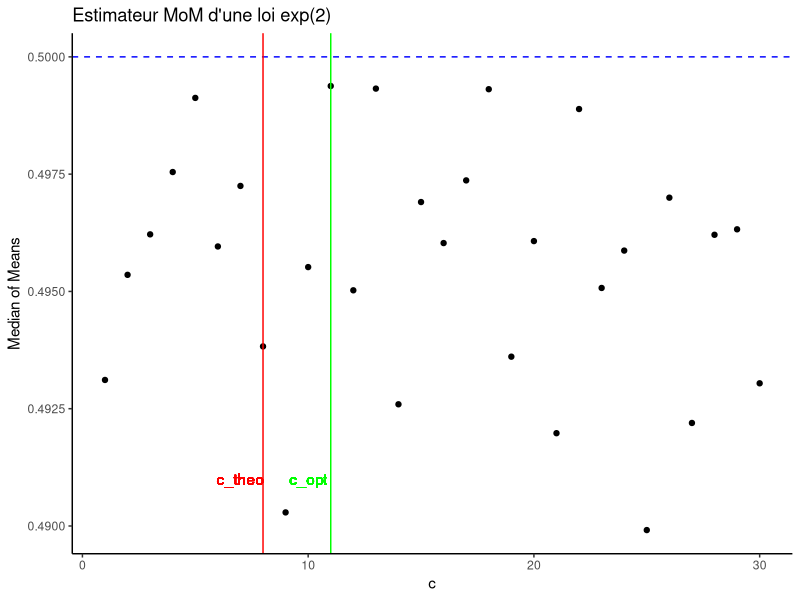
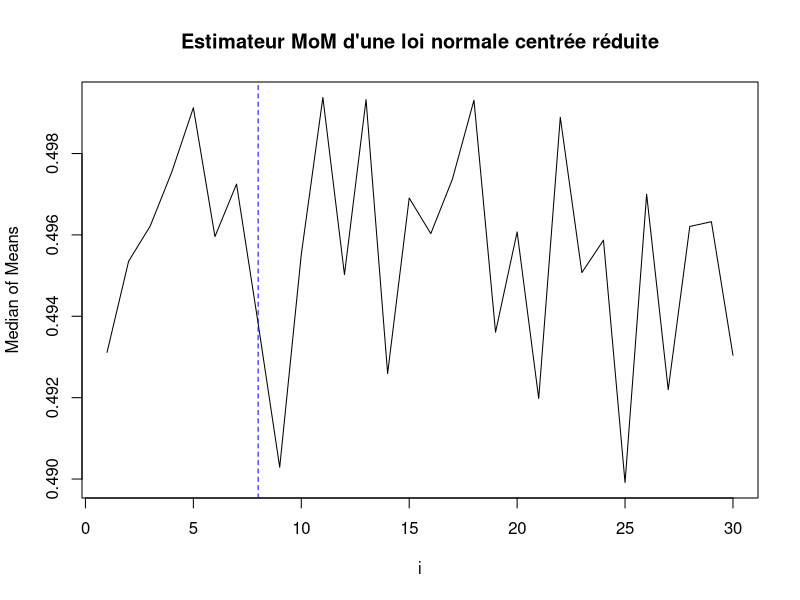
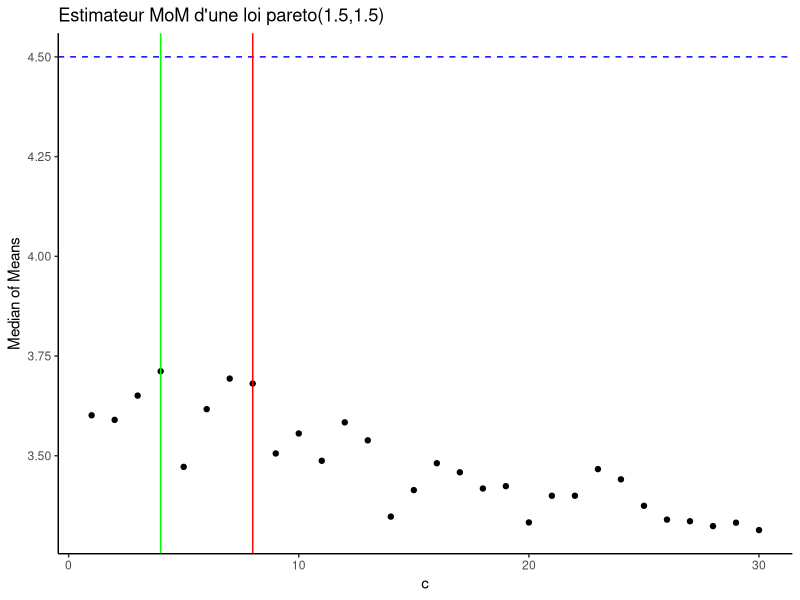
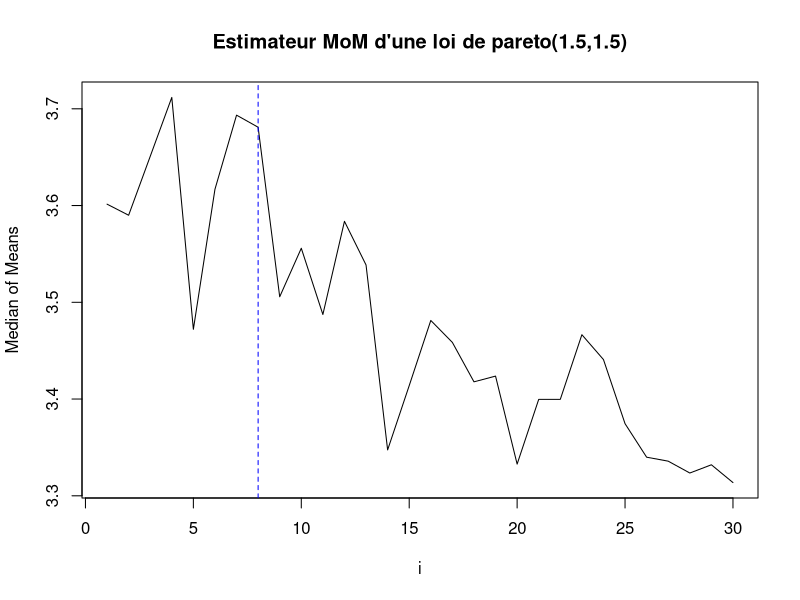

These charts were generated, in order, by the following R code: (Note: this script raises an error after producing the figures.)
## ---- chunk 1
knitr::opts_chunk$set(echo = TRUE)
## ---- chunk 2
set.seed(1234)
## ---- chunk 3
median_of_means <- function(X, n) {
  if (n > length(X)) {
    n <- ceiling(length(X) / 2)
  }
  indic <- rep(1:n, each = floor(length(X) / n))
  indic <- sample(indic)
  moyennes <- sapply(1:n, function(block) mean(X[indic == block]))
  return(median(moyennes))
}
## ---- chunk 4
rob_median_of_means <- function(X, n, l) {
  res <- replicate(l, median_of_means(X, n))
  return(mean(res))
}
## ---- chunk 5
M=0
population1=rnorm(1000,M,3)
c(median_of_means(population1, 10),mean(population1),(mean(population1) - median_of_means(population1, 10)) ^ 2)

## ---- chunk 6
c(rob_median_of_means(population1, 10, 20),mean(population1),(mean(population1) - rob_median_of_means(population1, 10, 20)) ^ 2)
## ---- chunk 7
population2=rnorm(1000,4,1)
c(median_of_means(population2, 10),mean(population2),(mean(population2) - median_of_means(population2, 10)) ^ 2)
## ---- chunk 8
c(rob_median_of_means(population2, 10, 20),mean(population2),(mean(population2) - rob_median_of_means(population2, 10, 20)) ^ 2)
## ---- chunk 9
population3=rt(1000, df=5)
c(median_of_means(population3, 10),mean(population3),(mean(population3) - median_of_means(population3, 10)) ^ 2)
## ---- chunk 10
c(rob_median_of_means(population3, 10, 20),mean(population3),(mean(population3) - rob_median_of_means(population3, 10, 20)) ^ 2)
## ---- chunk 11
median_of_means_opt <- function(X, alpha=0.025) {
  n=length(X)
  k <- (trunc(8*log(1/alpha)))
  m <- n/k
  indic <- rep(1:k, each = m)
  moyennes <- sapply(1:k, function(block) mean(X[indic == block]))
  return(median(moyennes))
}

rob_median_of_means_opt <- function(X, alpha=0.025, l) {
  res <- replicate(l, median_of_means_opt(X, alpha))
  return(mean(res))
}
## ---- chunk 12
library("ggplot2")
median_of_means_opt3 <- function(X, alpha, i) {
  n <- length(X)
  k <- trunc(i * log(1/alpha))
  m <- n / k
  indic <- rep(1:k, each = m)
  sample(indic)
  moyennes <- sapply(1:k, function(block) mean(X[indic == block]))
  return(median(moyennes))
}

population1 <- rexp(10000, 2)
alpha <- 0.025
i_values <- 1:30
median_values <- sapply(i_values, function(i) median_of_means_opt3(population1, alpha, i))
data=as.data.frame(cbind(i_values,median_values))
ggplot(data = data, aes(x = i_values, y = median_values)) +
  geom_point() +
  geom_hline(yintercept = 1/2, linetype = "dashed", color = "blue") +
  geom_vline(xintercept = 8, color = "red") +
  geom_vline(xintercept = i_values[which.min(abs(median_values - 0.5))], color = "green") +
  labs(x = "c", y = "Median of Means", title = "Estimateur MoM d'une loi exp(2)") +
  geom_text(x = 7, y = 0.491, label = "c_theo", color = "red", vjust = 0.5) +
  geom_text(x = i_values[which.min(abs(median_values - 0.5))]-1, y = 0.491, label = "c_opt", color = "green", vjust = 0.5) +
  theme_classic()
plot(x = i_values, y = median_values, type = "l", xlab = "i", ylab = "Median of Means", main ="Estimateur MoM d'une loi normale centrée réduite")
abline(h=1/2, col='red')
abline(v=8, lty=2, col='blue')
## ---- chunk 13
library("VGAM")
population2 <- rpareto(1000, 1.5, 1.5)
alpha <- 0.025
i_values <- 1:30
median_values <- sapply(i_values, function(i) median_of_means_opt3(population2, alpha, i))
data=as.data.frame(cbind(i_values,median_values))
ggplot(data = data, aes(x = i_values, y = median_values)) +
  geom_point() +
  geom_hline(yintercept = 4.5, linetype = "dashed", color = "blue") +
  geom_vline(xintercept = 8, color = "red") +
  geom_vline(xintercept = i_values[which.min(abs(median_values - 4.5))], color = "green") +
  labs(x = "c", y = "Median of Means", title = "Estimateur MoM d'une loi pareto(1.5,1.5)") +
  geom_text(x = 7, y = 0.491, label = "c_theo", color = "red", vjust = 0.5) +
  geom_text(x = i_values[which.min(abs(median_values - 4.5))]-1, y = 0.491, label = "c_opt", color = "green", vjust = 0.5) +
  theme_classic()
plot(x = i_values, y = median_values, type = "l", xlab = "i", ylab = "Median of Means", main ="Estimateur MoM d'une loi de pareto(1.5,1.5)")
abline(h=4.5, col='red')
abline(v=8, lty=2, col='blue')
print(i_values[which.min(abs(median_values - 4.5))])
## ---- chunk 14
alpha=0.025
population1=rnorm(1000,0,3)
#c(median_of_means_opt(population1, alpha),mean(population1),(mean(population1) - median_of_means_opt(population1, alpha)) ^ 2)
IC=c(median_of_means_opt(population1)-2.24*sqrt(var(population1)/length(population1)),median_of_means_opt(population1),median_of_means_opt(population1)+2.24*sqrt(var(population1)/length(population1)))
IC
taille=IC[3]-IC[1]
taille
## ---- chunk 15
c(rob_median_of_means_opt(population1, alpha, 20),mean(population1),(mean(population1) - rob_median_of_means_opt(population1, alpha, 20)) ^ 2)
## ---- chunk 16
alpha=0.025
c(median_of_means_opt(population3, alpha),mean(population3),(mean(population3) - median_of_means_opt(population3, alpha)) ^ 2)

c(rob_median_of_means_opt(population3, alpha, 20),mean(population3),(mean(population3) - rob_median_of_means_opt(population3, alpha, 20)) ^ 2)
## ---- chunk 17
bootstrap_IC <- function(data, alpha=0.025, R=1000) {
  bootstrap_estimates <- replicate(R, {
    sample_data <- sample(data, replace = TRUE)
    median_of_means_opt(sample_data, alpha)
  })
  
  lower_bound <- quantile(bootstrap_estimates, 0.025)
  upper_bound <- quantile(bootstrap_estimates, 0.975)
  
  return(c(lower_bound, upper_bound))
}

population1 <- rnorm(1000, 0, 3)


ci <- bootstrap_IC(population4)
ci2 <- bootstrap_IC(population5)
taille <- abs(ci[2]-ci[1])
taille2 <- abs(ci2[2]-ci2[1])

ci2
taille2  

ci
taille
## ---- chunk 18
population4=rlnorm(n = 100000, meanlog = 0, sdlog = 1)
c(median_of_means_opt(population4, alpha),mean(population4),(mean(population4) - median_of_means_opt(population4, alpha)) ^ 2)
#IC=c(median_of_means_opt(population4)-2.24*sqrt(var(population4)/length(population4)),median_of_means_opt(population4#),median_of_means_opt(population4)+2.24*sqrt(var(population4)/length(population4)))
#IC
#taille=IC[3]-IC[1]
#taille
## ---- chunk 19
population5=rweibull(n = 1000, shape = 0.5)
c(median_of_means_opt(population5, alpha),mean(population5),(mean(population5) - median_of_means_opt(population5, alpha)) ^ 2)
## ---- chunk 20
population_rd1=sample(x = -2:10, size = 1000, replace = TRUE, prob=NULL)
c(median_of_means(population_rd1, 10),mean(population_rd1),(mean(population_rd1) - median_of_means(population_rd1, 10)) ^ 2)
## ---- chunk 21
c(rob_median_of_means(population_rd1, 10, 20),mean(population_rd1),(mean(population_rd1) - rob_median_of_means(population_rd1, 10, 20)) ^ 2)
## ---- chunk 22
population_rd2=sample(x = X(-1,1, by=0.001), size = 1000, replace = TRUE, prob=NULL)
c(median_of_means(population_rd2, alpha),mean(population_rd2),(mean(population_rd2) - median_of_means(population_rd2, alpha)) ^ 2)
## ---- chunk 23
c(rob_median_of_means(population_rd2, alpha, 20),mean(population_rd2),(mean(population_rd2) - rob_median_of_means(population_rd2, alpha, 20)) ^ 2)
## ---- chunk 24
c(median_of_means_opt(population_rd1, alpha),mean(population_rd1),(mean(population_rd1) - median_of_means_opt(population_rd1, alpha)) ^ 2)
## ---- chunk 25
c(rob_median_of_means_opt(population_rd1, 10, 20),mean(population_rd1),(mean(population_rd1) - rob_median_of_means_opt(population_rd1, 10, 20)) ^ 2)
## ---- chunk 26
c(median_of_means_opt(population_rd2, 10),mean(population_rd2),(mean(population_rd2) - median_of_means_opt(population_rd2, 10)) ^ 2)
## ---- chunk 27
c(rob_median_of_means_opt(population_rd2, 10, 20),mean(population_rd2),(mean(population_rd2) - rob_median_of_means_opt(population_rd2, 10, 20)) ^ 2)
## ---- chunk 28
population_rd3 <- sample(c(runif(1000, -1, 1), 50), 1000, replace = TRUE)
c(median_of_means_opt(population_rd2, 10),mean(population_rd2),(mean(population_rd2) - median_of_means_opt(population_rd2, 10)) ^ 2)
## ---- chunk 29
c(rob_median_of_means_opt(population_rd2, 10, 20),mean(population_rd2),(mean(population_rd2) - rob_median_of_means_opt(population_rd2, 10, 20)) ^ 2)
## ---- chunk 30
x <- X(from = 0.01, to = 1, by = 0.001)
y <- trunc(8 * log(1 / x))

plot(x = x, y = y, type = "l", col = "blue", ylim = c(0, 40), 
     main = "nombre de blocks en fonction de la valeur de alpha", xlab = "valeur de alpha", ylab = "nb de blocks")

## ---- chunk 31
median_of_means_opt2 <- function(X, alpha=0.025) {
  n=length(X)
  k <- (trunc(8*log(1/alpha)))
  m <- n/k
  indic <- rep(1:k, each = m)
  indic <- sample(indic)
  moyennes <- sapply(1:k, function(block) mean(X[indic == block]))
  return(median(moyennes))
}

plot_intervalle <- function(X) {
  alpha <- 0.025
  n <- length(X)
  k <- trunc(8 * log(1 / alpha))
  m <- n / k
  sigma <- 1
  
  Y <- matrix(NA, nrow = 10000, ncol = 5)
  
  for (i in 1:10000) {
    hat_mu <- median_of_means_opt2(X)
    
    y_min <- hat_mu - sigma * sqrt((32*log(1/alpha))/n)
    y_max <- hat_mu + sigma * sqrt((32*log(1/alpha))/n)
    
    taille=y_max-y_min
    
    Y[i, ] <- c(hat_mu,y_min, y_max, taille, abs(hat_mu-1))
  }
  
  plot(Y[, 2], type = "l", ylim = range(Y), col = "blue", main = "Intervalles de confiance", xlab = "Index", ylab = "Valeurs")
  points(Y[, 3], type = "l", col="blue")
  abline(h = hat_mu, col = "red")
  Y=as.data.frame(Y)
  names(Y) <- c("MoM", "y_min", "y_max", "taille", "MoM-mean")
  print(Y)
  print(sigma*sqrt((32*log(1/alpha))/n))
  print(sum(Y[, 5] <=sigma*sqrt((32*log(1/alpha))/n)))
}
X1=rexp(n = 1000, rate=1)
X2=rweibull(n = 1000, shape = 0.5)
plot_intervalle(X1)
plot_intervalle(X2)
## ---- chunk 32
median_of_means <- function(X, k) {
  n=length(X)
  if (k > n) {
    k <- ceiling(length(X) / 2)
  }
  indic <- rep(1:k, each = floor(n / k))
  indic <- sample(indic)
  moyennes <- sapply(1:k, function(block) mean(X[indic == block]))
  return(median(moyennes))
}


plot_int=function(X,k){
  alpha <- 0.025
  n <- length(X)
  m <- trunc(n / k)
  sigma <- sqrt(var(X))
  
  Y <- matrix(NA, nrow = 10000, ncol = 5)
  for (i in 1:10000) {
    hat_mu <- median_of_means(X,k)
    
    y_min <- hat_mu - sigma * sqrt(4/m)
    y_max <- hat_mu + sigma * sqrt(4/m)
    
    taille=y_max-y_min
    
    Y[i, ] <- c(hat_mu,y_min, y_max, taille, abs(hat_mu-mean(X)))
  }
  
  plot(Y[, 2], type = "l", ylim = range(Y), col = "blue", main = "Intervalles de confiance", xlab = "Index", ylab = "Valeurs")
  points(Y[, 3], type = "l", col="blue")
  abline(h = hat_mu, col = "red")
  Y=as.data.frame(Y)
  names(Y) <- c("MoM", "y_min", "y_max", "taille", "MoM-mean")
  print(Y)
  print(sigma*sqrt(4/m))
  print(sum(Y[, 5]>sigma*sqrt(4/m)))
  print(exp(-k/8))
}
X1=rexp(n = 1000, rate=1)
plot_int(X1, 25)
